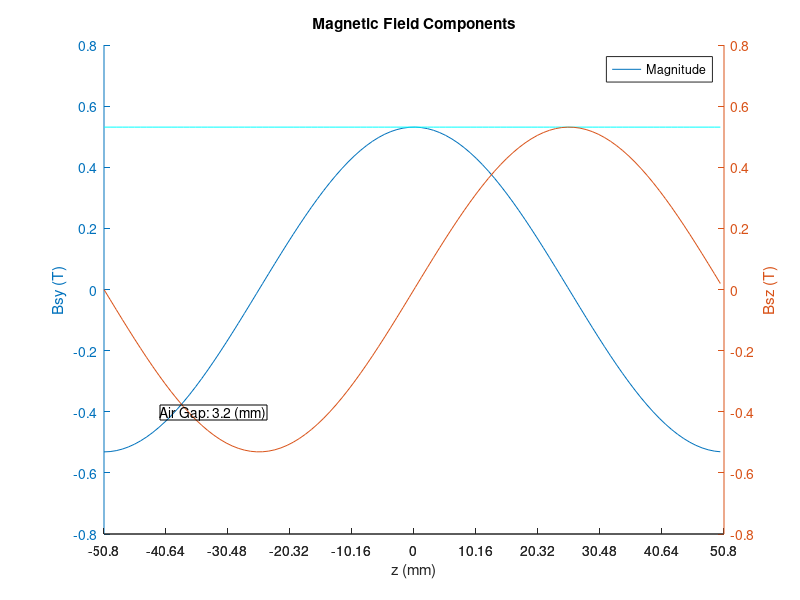

The MATLAB source for this figure:
% Magfield Single Sided
close all;

length = 0.0127;
h = 0.0127;
%tau = 2*length; % Pole Pitch (m)
tau = 4*length;
    
M = 4; % Number of Magnets in Wavelength
Br = 1.32; % Magnet remanence (T)
P = 3;
    
% Track Parameters

% Air gap Parameters
d1 = 0.003175; % Upper air gap (m)
d2 = 0;%030; % Lower air gap (m)

p = pi/tau; 
v = 100;
lambda = 2*tau; % Array wavelength(m)
omega = 2*pi*v/lambda;
t = 0;

z = -tau:.001:tau;
y = 0;

%% Magnetic field components Bsy + Bsz
width = 1;
B0 = Br*(1-exp(-p*h))*sin(pi/M)/(pi/M);

Bsy = B0.*(exp(-p.*(y+d1))).*exp(1i*(p.*z + omega.*t));
Bsz = B0.*(exp(-p.*(y+d1))).*exp(1i*(p.*z-pi/2+omega.*t));
Bmag = sqrt(real(Bsy).^2 + real(Bsz).^2);

hold on;
[ax,p1,p2] = plotyy(z*1000,Bsy,z*1000,Bsz)
    title('Magnetic Field Components');
    xlabel(ax(1),'z (mm)') % label x-axis
    ylabel(ax(1),'Bsy (T)') % label left y-axis
    ylabel(ax(2),'Bsz (T)') % label right y-axis
    set(ax(1),'XLim',[-(tau*1000) (tau*1000)])
    set(ax(1),'XTick',[-(tau*1000):tau*1000/5:(tau*1000)])
    set(ax(2),'XLim',[-(tau*1000) (tau*1000)])
    set(ax(2),'XTick',[-(tau*1000):tau*1000/5:(tau*1000)])
    
%figure;
%plot(z,Bmag);
B = abs(Bsy);
plot(z*1000,Bmag,'color','c');
legend('Magnitude');
dim = [0.2 0.3 .5 .6];
str = sprintf('Air Gap: %0.1f (mm)',d1*1000);
annotation('textbox',dim,'String',str,'FitBoxToText','on');
%plot(z,Bmag)